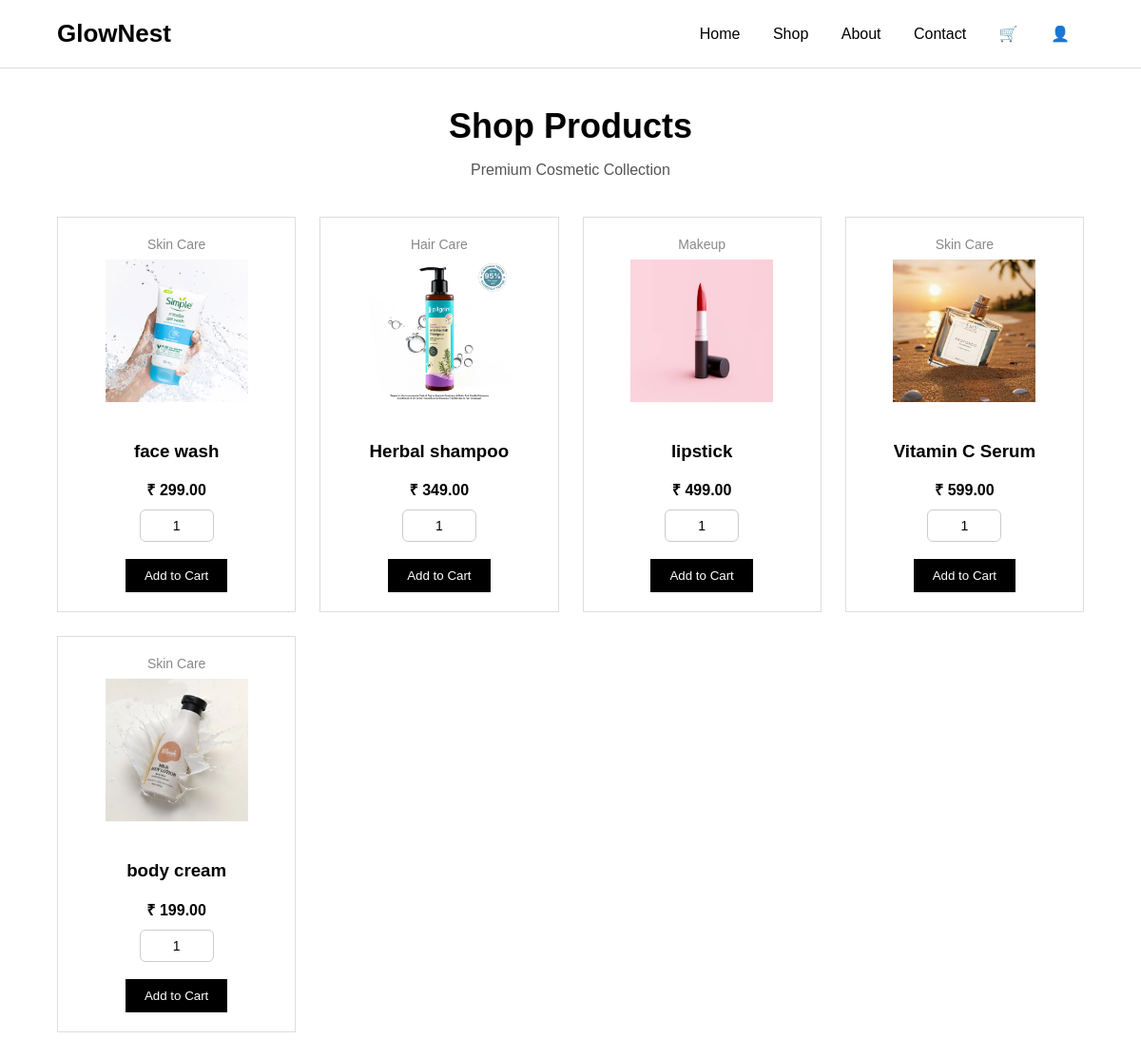
The app's page /shoppage.php (signed in) with its own data.
### tables this page shows
CREATE TABLE `products` (
  `product_id` int(15) NOT NULL,
  `product_name` varchar(100) NOT NULL,
  `price` decimal(10,2) NOT NULL,
  `stock` int(10) NOT NULL,
  `description` text DEFAULT NULL,
  `image` varchar(150) DEFAULT NULL,
  `category_id` int(15) NOT NULL,
  `brand_id` int(15) NOT NULL
);

CREATE TABLE `category` (
  `category_id` int(15) NOT NULL,
  `category_name` varchar(50) NOT NULL,
  `description` text DEFAULT NULL
);

### shoppage.php (the view, shortened to what this page needs)
<?php
$conn = mysqli_connect("localhost", "root", "", "cosmatic_shop");
$where = "";
$query = "SELECT products.*, category.category_name
          FROM products
          JOIN category ON products.category_id = category.category_id
          $where";
$result = mysqli_query($conn, $query);
?>
<!DOCTYPE html>
<html>
<head>
</head>
<body>
<header>
    <div class="logo">GlowNest</div>
    <nav>
        <a href="home.php">Home</a>
        <a href="shoppage.php">Shop</a>
        <a href="aboutus.php">About</a>
        <a href="contactus.php">Contact</a>
        <a href="cart.php">🛒</a>
        <a href="account.php">👤</a>
    </nav>
</header>
<h1 class="shop-title">Shop Products</h1>
<p class="shop-sub">Premium Cosmetic Collection</p>
<div class="products">
<?php
if (mysqli_num_rows($result) > 0) {
    while ($row = mysqli_fetch_assoc($result)) {
?>
    <div class="card">
        <form action="" method="post">
            <div class="category"><?php echo htmlspecialchars($row['category_name']); ?></div>
            <?php if($row['image']) { ?>
                <img src="images/<?php echo $row['image']; ?>" width="150" height="150"><br><br>
            <?php } ?>
            <h3><?php echo htmlspecialchars($row['product_name']); ?></h3>
            <div class="price">₹ <?php echo $row['price']; ?></div>
            <input type="number" value="1" name="quantity" min="1" max="<?php echo $row['stock']; ?>" style="width:60px;"><br><br>
            <input type="submit" value="Add to Cart" name="add_to_cart">
        </form>
    </div>
<?php
    }
} else {
    echo "<h3 style='text-align:center;'>No Products Found</h3>";
}
?>
</div>
</body>
</html>

### shoppage.php (style rules this page uses)
body { margin:0; font-family:Arial, sans-serif; }
header { display:flex; justify-content:space-between; align-items:center; padding:20px 60px; border-bottom:1px solid #ddd; }
.logo { font-size:26px; font-weight:bold; }
nav a { margin:0 15px; text-decoration:none; color:#000; font-weight:500; }
.shop-title { text-align:center; margin:40px 0 10px; font-size:36px; }
.shop-sub { text-align:center; color:#555; margin-bottom:40px; }
.products { display:grid; grid-template-columns:repeat(auto-fit, minmax(250px,1fr)); gap:25px; padding:0 60px 60px; }
.card { border:1px solid #ddd; padding:20px; text-align:center; }
.category { font-size:14px; color:#888; margin-bottom:8px; }
input[type="number"] { width:70px; padding:8px; text-align:center; border:1px solid #ccc; border-radius:6px; font-size:14px; outline:none; transition:0.3s; }
.price { font-weight:bold; margin:10px 0; }
input[type="submit"] { background:#000; color:#fff; border:none; padding:10px 20px; cursor:pointer; }

### records on screen
products: category.category_name "Skin Care", image (picture), product_name "face wash", price "299.00"
products: category.category_name "Hair Care", image (picture), product_name "Herbal shampoo", price "349.00"
products: category.category_name "Makeup", image (picture), product_name "lipstick", price "499.00"
products: category.category_name "Skin Care", image (picture), product_name "Vitamin C Serum", price "599.00"
products: category.category_name "Skin Care", image (picture), product_name "body cream", price "199.00"
